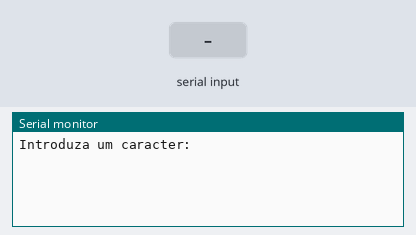
Bench run of a sketch on a simulated Arduino Uno, built with avr-gcc and run on an emulated ATmega328P. Shown: the last lines printed to the serial monitor. Inputs (shaded band) come from the test bench.

Above: at 1.2 s.
1.3 s: "1" received over Serial
At 1.7 s:
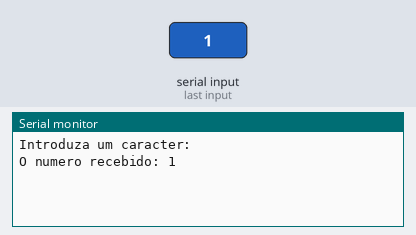
2.8 s: "0" received over Serial
At 4.0 s:
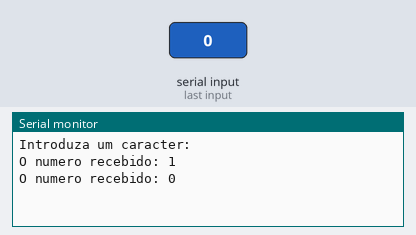
4.3 s: "2" received over Serial
At 5.2 s:
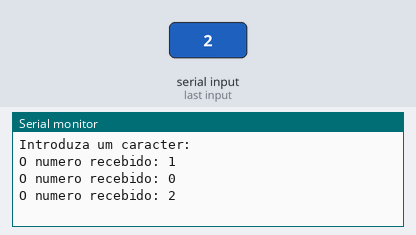

The sketch:

ler_caracter_serial.ino
```cpp
char recebido = 0;

void setup() {
  Serial.begin(9600); //Estabelece a velocidade da conexão
  Serial.println("Introduza um caracter: ");

}

void loop() {
  if (Serial.available() > 0){ //verifica se recebe algum caracter
    recebido = Serial.read(); //Lê o caracter e guarda-o na variavel

  if ((recebido >= '0') && (recebido <= '9')){
    Serial.print("O numero recebido: ");
    Serial.println(recebido);
  }
  else if((recebido >= 'A') && (recebido <= 'Z')){ //'A'=65 'Z'=90
    Serial.print("A letra Maiuscula recebida foi: ");
    Serial.println(recebido);
  }
  else if((recebido >= 'a') && (recebido <= 'z')){ //'a'=97 'z'=122'
    Serial.print("A letra minuscula recebida foi: ");
    Serial.println(recebido);
  }
  else {
    Serial.println("Nao e' numero, nem letra!");
  }
  }

}
```

Measured:
- after the input at 1.3 s, the serial monitor: prints a new line at once (image 1)
- after the input at 2.8 s, the serial monitor: prints a new line at once (image 2)
- after the input at 4.3 s, the serial monitor: prints a new line at once (image 3)
